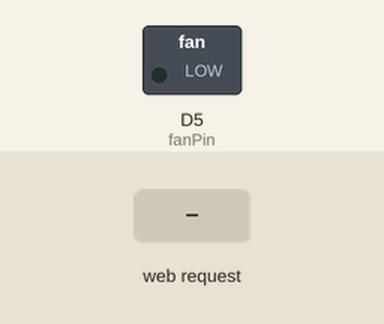
Simulated run of this sketch. Board: ESP8266 (NodeMCU). Shown: switched loads named in the sketch (green lamp = pin HIGH). The inputs (shaded band) are chosen by the test bench. WiFi joins after 1.5 s; servers stay silent unless stated; what the sketch prints to the serial monitor is not drawn.

Above: at 2.7 s.
2.8 s: HTTP request GET /fan/off received
At 3.6 s:
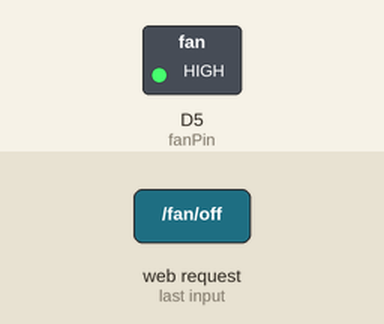
4.3 s: HTTP request GET /fan/on received
At 4.7 s:
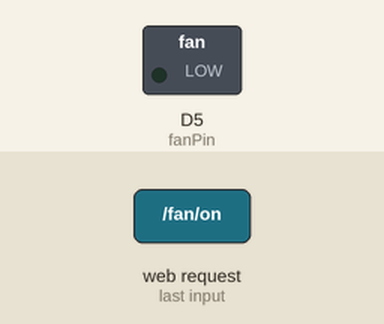
Timing chart, 0 to 7.3 s (numbered marks = the images above; inputs shaded):
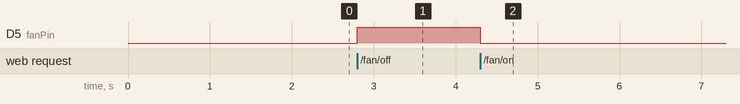

The sketch:

fanControl.ino
```cpp
#include <ESP8266WiFi.h>
#include <ESP8266WebServer.h>

// WiFi设置
const char* ssid = "iPhone";
const char* password = "1666201454";

// 创建一个Web服务器对象，端口号为80
ESP8266WebServer server(80);

// 定义PWM引脚
const int fanPin = D5; // GPIO5

void setup() {
  Serial.begin(115200);
  pinMode(fanPin, OUTPUT);

  // 连接WiFi
  WiFi.begin(ssid, password);
  while (WiFi.status() != WL_CONNECTED) {
    delay(500);
    Serial.print(".");
  }
  Serial.println("");
  Serial.println("Connected to WiFi. IP address: ");
  Serial.println(WiFi.localIP());

  // 设置路由
  server.on("/fan/on", HTTP_GET, []() {
    Serial.println("Received /fan/on request");
    digitalWrite(fanPin, LOW); // 低电平触发继电器，打开风扇
    server.send(200, "text/plain", "fan is on");
  });

  server.on("/fan/off", HTTP_GET, []() {
    Serial.println("Received /fan/off request");
    digitalWrite(fanPin, HIGH); // 高电平释放继电器，关闭风扇
    server.send(200, "text/plain", "fan is off");
  });

  // 启动服务器
  server.begin();
  Serial.println("HTTP server started");
}

void loop() {
  server.handleClient();
}

//const int relayPin = D1; // 使用继电器连接的GPIO引脚
//
//void setup() {
//  pinMode(relayPin, OUTPUT);
//  digitalWrite(relayPin, LOW); // 打开继电器（闭合），LED灯亮
//}
//
//void loop() {
//  digitalWrite(relayPin, HIGH); // 尝试设置为高电平
//  delay(1000); // 等待1秒
//  digitalWrite(relayPin, LOW); // 再设置为低电平
//  delay(1000); // 等待1秒
//}
```

Measured:
- after the input at 2.8 s, D5 (fanPin): LOW → HIGH at once
- after the input at 4.3 s, D5 (fanPin): HIGH → LOW at once
